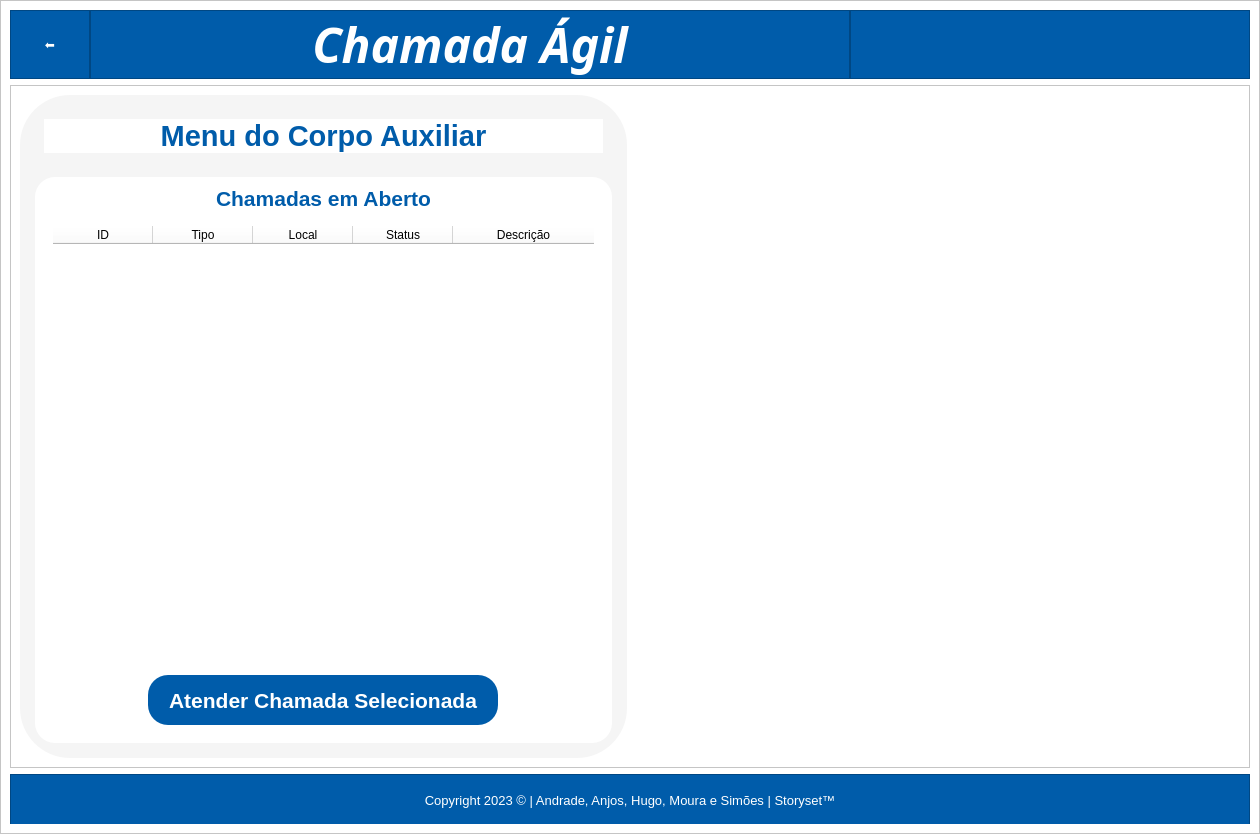
<?xml version="1.0" encoding="UTF-8"?>
<ui version="4.0">
 <class>MainWindow</class>
 <widget class="QMainWindow" name="MainWindow">
  <property name="geometry">
   <rect>
    <x>0</x>
    <y>0</y>
    <width>1260</width>
    <height>834</height>
   </rect>
  </property>
  <property name="minimumSize">
   <size>
    <width>1075</width>
    <height>834</height>
   </size>
  </property>
  <property name="windowTitle">
   <string>MainWindow</string>
  </property>
  <widget class="QWidget" name="centralwidget">
   <property name="sizePolicy">
    <sizepolicy hsizetype="Expanding" vsizetype="Preferred">
     <horstretch>0</horstretch>
     <verstretch>0</verstretch>
    </sizepolicy>
   </property>
   <property name="minimumSize">
    <size>
     <width>800</width>
     <height>800</height>
    </size>
   </property>
   <layout class="QVBoxLayout" name="verticalLayout">
    <property name="spacing">
     <number>0</number>
    </property>
    <property name="leftMargin">
     <number>0</number>
    </property>
    <property name="topMargin">
     <number>0</number>
    </property>
    <property name="rightMargin">
     <number>0</number>
    </property>
    <property name="bottomMargin">
     <number>0</number>
    </property>
    <item>
     <widget class="QFrame" name="background_3">
      <property name="styleSheet">
       <string notr="true">background-color: rgb(255, 255, 255);</string>
      </property>
      <property name="frameShape">
       <enum>QFrame::StyledPanel</enum>
      </property>
      <property name="frameShadow">
       <enum>QFrame::Raised</enum>
      </property>
      <layout class="QVBoxLayout" name="verticalLayout_2">
       <item>
        <widget class="QFrame" name="header">
         <property name="maximumSize">
          <size>
           <width>16777215</width>
           <height>80</height>
          </size>
         </property>
         <property name="styleSheet">
          <string notr="true">background-color: rgb(0, 92, 170);</string>
         </property>
         <property name="frameShape">
          <enum>QFrame::NoFrame</enum>
         </property>
         <property name="frameShadow">
          <enum>QFrame::Raised</enum>
         </property>
         <layout class="QHBoxLayout" name="horizontalLayout">
          <property name="spacing">
           <number>0</number>
          </property>
          <property name="leftMargin">
           <number>0</number>
          </property>
          <property name="topMargin">
           <number>0</number>
          </property>
          <property name="rightMargin">
           <number>0</number>
          </property>
          <property name="bottomMargin">
           <number>0</number>
          </property>
          <item>
           <widget class="QFrame" name="frame_8">
            <property name="maximumSize">
             <size>
              <width>80</width>
              <height>16777215</height>
             </size>
            </property>
            <property name="frameShape">
             <enum>QFrame::StyledPanel</enum>
            </property>
            <property name="frameShadow">
             <enum>QFrame::Raised</enum>
            </property>
            <layout class="QHBoxLayout" name="horizontalLayout_10">
             <property name="spacing">
              <number>0</number>
             </property>
             <property name="leftMargin">
              <number>0</number>
             </property>
             <property name="topMargin">
              <number>0</number>
             </property>
             <property name="rightMargin">
              <number>0</number>
             </property>
             <property name="bottomMargin">
              <number>0</number>
             </property>
             <item>
              <widget class="QPushButton" name="btnVoltar">
               <property name="sizePolicy">
                <sizepolicy hsizetype="Fixed" vsizetype="Fixed">
                 <horstretch>0</horstretch>
                 <verstretch>0</verstretch>
                </sizepolicy>
               </property>
               <property name="minimumSize">
                <size>
                 <width>60</width>
                 <height>60</height>
                </size>
               </property>
               <property name="maximumSize">
                <size>
                 <width>60</width>
                 <height>60</height>
                </size>
               </property>
               <property name="styleSheet">
                <string notr="true">background-color: rgb(0, 92, 170);
font: 75 36pt &quot;Segoe UI&quot;;
color: rgb(255, 255, 255);</string>
               </property>
               <property name="text">
                <string>⬅️</string>
               </property>
               <property name="flat">
                <bool>true</bool>
               </property>
              </widget>
             </item>
            </layout>
           </widget>
          </item>
          <item>
           <widget class="QFrame" name="frame_9">
            <property name="frameShape">
             <enum>QFrame::StyledPanel</enum>
            </property>
            <property name="frameShadow">
             <enum>QFrame::Raised</enum>
            </property>
            <layout class="QHBoxLayout" name="horizontalLayout_11">
             <property name="spacing">
              <number>0</number>
             </property>
             <property name="leftMargin">
              <number>0</number>
             </property>
             <property name="topMargin">
              <number>0</number>
             </property>
             <property name="rightMargin">
              <number>0</number>
             </property>
             <property name="bottomMargin">
              <number>0</number>
             </property>
             <item>
              <widget class="QLabel" name="lblTituloHome">
               <property name="font">
                <font>
                 <family>Segoe UI Black</family>
                 <pointsize>36</pointsize>
                 <weight>75</weight>
                 <italic>true</italic>
                 <bold>true</bold>
                </font>
               </property>
               <property name="styleSheet">
                <string notr="true"/>
               </property>
               <property name="text">
                <string>&lt;html&gt;&lt;head/&gt;&lt;body&gt;&lt;p align=&quot;center&quot;&gt;&lt;span style=&quot; color:#ffffff;&quot;&gt;Chamada Ágil&lt;/span&gt;&lt;/p&gt;&lt;/body&gt;&lt;/html&gt;</string>
               </property>
               <property name="alignment">
                <set>Qt::AlignCenter</set>
               </property>
              </widget>
             </item>
            </layout>
           </widget>
          </item>
          <item>
           <widget class="QFrame" name="frame_10">
            <property name="maximumSize">
             <size>
              <width>400</width>
              <height>16777215</height>
             </size>
            </property>
            <property name="frameShape">
             <enum>QFrame::StyledPanel</enum>
            </property>
            <property name="frameShadow">
             <enum>QFrame::Raised</enum>
            </property>
            <layout class="QHBoxLayout" name="horizontalLayout_9">
             <property name="spacing">
              <number>0</number>
             </property>
             <property name="leftMargin">
              <number>0</number>
             </property>
             <property name="topMargin">
              <number>0</number>
             </property>
             <property name="rightMargin">
              <number>0</number>
             </property>
             <property name="bottomMargin">
              <number>0</number>
             </property>
             <item>
              <widget class="QLabel" name="lblLogoSenai">
               <property name="maximumSize">
                <size>
                 <width>320</width>
                 <height>80</height>
                </size>
               </property>
               <property name="text">
                <string/>
               </property>
               <property name="pixmap">
                <pixmap>../img/senai-logo.png</pixmap>
               </property>
               <property name="scaledContents">
                <bool>true</bool>
               </property>
               <property name="alignment">
                <set>Qt::AlignCenter</set>
               </property>
              </widget>
             </item>
            </layout>
           </widget>
          </item>
         </layout>
        </widget>
       </item>
       <item>
        <widget class="QFrame" name="frame">
         <property name="frameShape">
          <enum>QFrame::StyledPanel</enum>
         </property>
         <property name="frameShadow">
          <enum>QFrame::Raised</enum>
         </property>
         <layout class="QGridLayout" name="gridLayout">
          <item row="0" column="1">
           <widget class="QFrame" name="frameL">
            <property name="frameShape">
             <enum>QFrame::NoFrame</enum>
            </property>
            <property name="frameShadow">
             <enum>QFrame::Raised</enum>
            </property>
            <layout class="QHBoxLayout" name="horizontalLayout_3">
             <property name="spacing">
              <number>0</number>
             </property>
             <property name="leftMargin">
              <number>0</number>
             </property>
             <property name="topMargin">
              <number>0</number>
             </property>
             <property name="rightMargin">
              <number>0</number>
             </property>
             <property name="bottomMargin">
              <number>0</number>
             </property>
             <item>
              <widget class="QLabel" name="lblImagemCapa">
               <property name="sizePolicy">
                <sizepolicy hsizetype="Expanding" vsizetype="Expanding">
                 <horstretch>0</horstretch>
                 <verstretch>0</verstretch>
                </sizepolicy>
               </property>
               <property name="minimumSize">
                <size>
                 <width>500</width>
                 <height>500</height>
                </size>
               </property>
               <property name="maximumSize">
                <size>
                 <width>500</width>
                 <height>500</height>
                </size>
               </property>
               <property name="layoutDirection">
                <enum>Qt::LeftToRight</enum>
               </property>
               <property name="styleSheet">
                <string notr="true"/>
               </property>
               <property name="pixmap">
                <pixmap>../img/imagem-corpo-aux.png</pixmap>
               </property>
               <property name="scaledContents">
                <bool>true</bool>
               </property>
               <property name="alignment">
                <set>Qt::AlignCenter</set>
               </property>
              </widget>
             </item>
            </layout>
           </widget>
          </item>
          <item row="0" column="0">
           <widget class="QFrame" name="frameR">
            <property name="minimumSize">
             <size>
              <width>500</width>
              <height>0</height>
             </size>
            </property>
            <property name="styleSheet">
             <string notr="true">background-color: rgb(245, 245, 245);
border-radius: 50px;</string>
            </property>
            <property name="frameShape">
             <enum>QFrame::StyledPanel</enum>
            </property>
            <property name="frameShadow">
             <enum>QFrame::Raised</enum>
            </property>
            <layout class="QVBoxLayout" name="verticalLayout_3">
             <property name="spacing">
              <number>15</number>
             </property>
             <property name="leftMargin">
              <number>15</number>
             </property>
             <property name="topMargin">
              <number>15</number>
             </property>
             <property name="rightMargin">
              <number>15</number>
             </property>
             <property name="bottomMargin">
              <number>15</number>
             </property>
             <item>
              <widget class="QFrame" name="frame_5">
               <property name="maximumSize">
                <size>
                 <width>16777215</width>
                 <height>100</height>
                </size>
               </property>
               <property name="frameShape">
                <enum>QFrame::StyledPanel</enum>
               </property>
               <property name="frameShadow">
                <enum>QFrame::Raised</enum>
               </property>
               <layout class="QHBoxLayout" name="horizontalLayout_6">
                <item>
                 <widget class="QLabel" name="label">
                  <property name="font">
                   <font>
                    <family>Segoe UI</family>
                    <pointsize>14</pointsize>
                    <weight>75</weight>
                    <bold>true</bold>
                   </font>
                  </property>
                  <property name="styleSheet">
                   <string notr="true">background-color: rgb(255, 255, 255);
border-radius: 20px;</string>
                  </property>
                  <property name="text">
                   <string>&lt;html&gt;&lt;head/&gt;&lt;body&gt;&lt;p&gt;&lt;span style=&quot; font-size:22pt; color:#005caa;&quot;&gt;Menu do Corpo Auxiliar&lt;/span&gt;&lt;/p&gt;&lt;/body&gt;&lt;/html&gt;</string>
                  </property>
                  <property name="alignment">
                   <set>Qt::AlignCenter</set>
                  </property>
                 </widget>
                </item>
               </layout>
              </widget>
             </item>
             <item>
              <widget class="QFrame" name="frame_2">
               <property name="maximumSize">
                <size>
                 <width>16777215</width>
                 <height>600</height>
                </size>
               </property>
               <property name="styleSheet">
                <string notr="true">background-color: rgb(255, 255, 255);
border-radius: 20px;</string>
               </property>
               <property name="frameShape">
                <enum>QFrame::NoFrame</enum>
               </property>
               <property name="frameShadow">
                <enum>QFrame::Raised</enum>
               </property>
               <layout class="QVBoxLayout" name="verticalLayout_4">
                <item>
                 <widget class="QLabel" name="label_2">
                  <property name="font">
                   <font>
                    <family>Segoe UI</family>
                    <pointsize>14</pointsize>
                    <weight>75</weight>
                    <bold>true</bold>
                   </font>
                  </property>
                  <property name="styleSheet">
                   <string notr="true"/>
                  </property>
                  <property name="text">
                   <string>&lt;html&gt;&lt;head/&gt;&lt;body&gt;&lt;p&gt;&lt;span style=&quot; font-size:16pt; color:#005caa;&quot;&gt;Chamadas em Aberto&lt;/span&gt;&lt;/p&gt;&lt;/body&gt;&lt;/html&gt;</string>
                  </property>
                  <property name="alignment">
                   <set>Qt::AlignCenter</set>
                  </property>
                 </widget>
                </item>
                <item>
                 <widget class="QFrame" name="frame_3">
                  <property name="font">
                   <font>
                    <family>Segoe UI</family>
                    <pointsize>12</pointsize>
                   </font>
                  </property>
                  <property name="styleSheet">
                   <string notr="true">font: 12pt &quot;Segoe UI&quot;;</string>
                  </property>
                  <property name="frameShape">
                   <enum>QFrame::StyledPanel</enum>
                  </property>
                  <property name="frameShadow">
                   <enum>QFrame::Raised</enum>
                  </property>
                  <layout class="QHBoxLayout" name="horizontalLayout_4">
                   <item>
                    <widget class="QTableWidget" name="tblChamadas">
                     <property name="font">
                      <font>
                       <pointsize>12</pointsize>
                      </font>
                     </property>
                     <property name="alternatingRowColors">
                      <bool>false</bool>
                     </property>
                     <property name="selectionBehavior">
                      <enum>QAbstractItemView::SelectRows</enum>
                     </property>
                     <property name="gridStyle">
                      <enum>Qt::SolidLine</enum>
                     </property>
                     <property name="sortingEnabled">
                      <bool>true</bool>
                     </property>
                     <property name="cornerButtonEnabled">
                      <bool>true</bool>
                     </property>
                     <attribute name="horizontalHeaderCascadingSectionResizes">
                      <bool>true</bool>
                     </attribute>
                     <attribute name="horizontalHeaderStretchLastSection">
                      <bool>true</bool>
                     </attribute>
                     <attribute name="verticalHeaderStretchLastSection">
                      <bool>false</bool>
                     </attribute>
                     <column>
                      <property name="text">
                       <string>ID</string>
                      </property>
                     </column>
                     <column>
                      <property name="text">
                       <string>Tipo</string>
                      </property>
                     </column>
                     <column>
                      <property name="text">
                       <string>Local</string>
                      </property>
                     </column>
                     <column>
                      <property name="text">
                       <string>Status</string>
                      </property>
                     </column>
                     <column>
                      <property name="text">
                       <string>Descrição</string>
                      </property>
                     </column>
                    </widget>
                   </item>
                  </layout>
                 </widget>
                </item>
                <item>
                 <widget class="QFrame" name="frame_6">
                  <property name="frameShape">
                   <enum>QFrame::StyledPanel</enum>
                  </property>
                  <property name="frameShadow">
                   <enum>QFrame::Raised</enum>
                  </property>
                  <layout class="QHBoxLayout" name="horizontalLayout_7">
                   <item>
                    <widget class="QPushButton" name="pushButton">
                     <property name="minimumSize">
                      <size>
                       <width>200</width>
                       <height>50</height>
                      </size>
                     </property>
                     <property name="maximumSize">
                      <size>
                       <width>350</width>
                       <height>50</height>
                      </size>
                     </property>
                     <property name="font">
                      <font>
                       <family>Segoe UI</family>
                       <pointsize>16</pointsize>
                       <weight>75</weight>
                       <bold>true</bold>
                      </font>
                     </property>
                     <property name="styleSheet">
                      <string notr="true">background-color: rgb(0, 92, 170);
color: rgb(255, 255, 255);</string>
                     </property>
                     <property name="text">
                      <string>Atender Chamada Selecionada</string>
                     </property>
                    </widget>
                   </item>
                  </layout>
                 </widget>
                </item>
               </layout>
              </widget>
             </item>
            </layout>
           </widget>
          </item>
         </layout>
        </widget>
       </item>
       <item>
        <widget class="QFrame" name="footer">
         <property name="minimumSize">
          <size>
           <width>0</width>
           <height>50</height>
          </size>
         </property>
         <property name="maximumSize">
          <size>
           <width>16777215</width>
           <height>50</height>
          </size>
         </property>
         <property name="styleSheet">
          <string notr="true">background-color: rgb(0, 92, 170);</string>
         </property>
         <property name="frameShape">
          <enum>QFrame::StyledPanel</enum>
         </property>
         <property name="frameShadow">
          <enum>QFrame::Raised</enum>
         </property>
         <layout class="QHBoxLayout" name="horizontalLayout_2">
          <property name="spacing">
           <number>0</number>
          </property>
          <property name="leftMargin">
           <number>0</number>
          </property>
          <property name="topMargin">
           <number>0</number>
          </property>
          <property name="rightMargin">
           <number>0</number>
          </property>
          <property name="bottomMargin">
           <number>0</number>
          </property>
          <item>
           <widget class="QLabel" name="lblFooter">
            <property name="minimumSize">
             <size>
              <width>0</width>
              <height>50</height>
             </size>
            </property>
            <property name="font">
             <font>
              <family>Segoe UI</family>
              <pointsize>10</pointsize>
              <weight>50</weight>
              <italic>false</italic>
              <bold>false</bold>
             </font>
            </property>
            <property name="styleSheet">
             <string notr="true">color: rgb(255, 255, 255);</string>
            </property>
            <property name="text">
             <string>Copyright 2023 © | Andrade, Anjos, Hugo, Moura e Simões | Storyset™</string>
            </property>
            <property name="alignment">
             <set>Qt::AlignCenter</set>
            </property>
           </widget>
          </item>
         </layout>
        </widget>
       </item>
      </layout>
     </widget>
    </item>
   </layout>
  </widget>
  <action name="actionSobre">
   <property name="text">
    <string>Sobre</string>
   </property>
  </action>
 </widget>
 <resources>
  <include location="../img/img.qrc"/>
 </resources>
 <connections/>
</ui>
